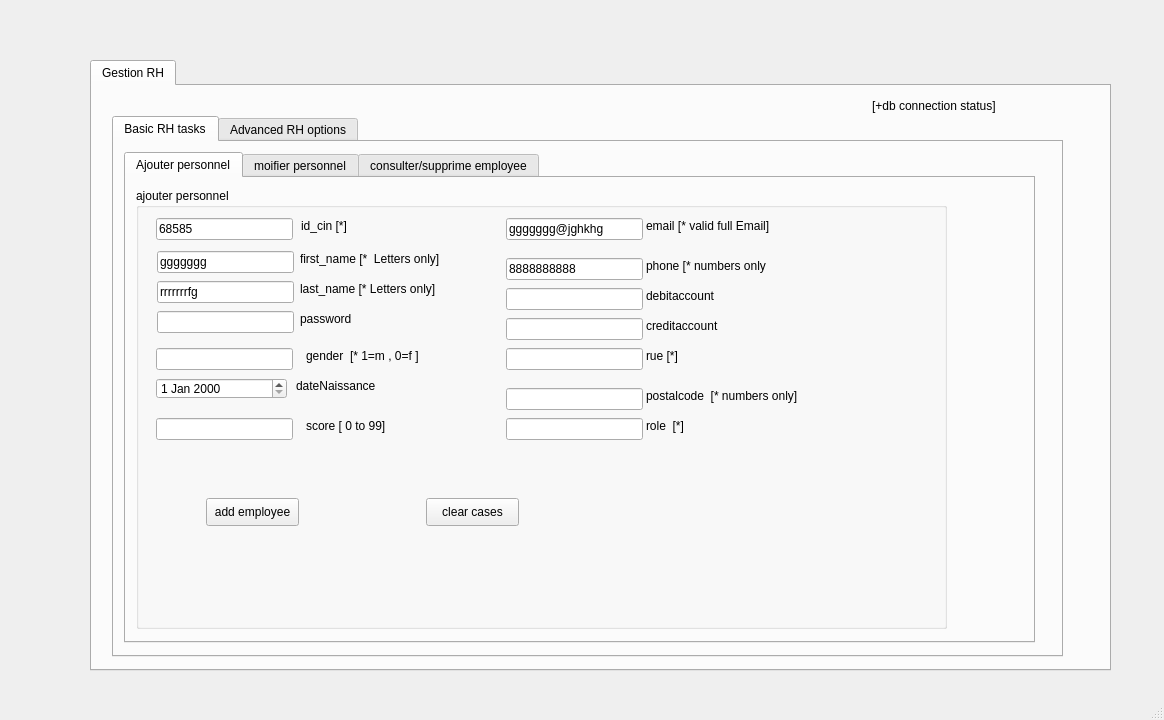
<?xml version="1.0" encoding="UTF-8"?>
<ui version="4.0">
 <class>MainWindow</class>
 <widget class="QMainWindow" name="MainWindow">
  <property name="enabled">
   <bool>true</bool>
  </property>
  <property name="geometry">
   <rect>
    <x>0</x>
    <y>0</y>
    <width>1164</width>
    <height>720</height>
   </rect>
  </property>
  <property name="windowTitle">
   <string>MainWindow</string>
  </property>
  <widget class="QWidget" name="centralwidget">
   <widget class="QTabWidget" name="tabWidget_Gestion_RH">
    <property name="geometry">
     <rect>
      <x>90</x>
      <y>60</y>
      <width>1021</width>
      <height>611</height>
     </rect>
    </property>
    <property name="layoutDirection">
     <enum>Qt::LeftToRight</enum>
    </property>
    <property name="styleSheet">
     <string notr="true"/>
    </property>
    <property name="currentIndex">
     <number>0</number>
    </property>
    <property name="tabBarAutoHide">
     <bool>false</bool>
    </property>
    <widget class="QWidget" name="tabWidgetPage2">
     <attribute name="title">
      <string>Gestion RH</string>
     </attribute>
     <widget class="QTabWidget" name="tabWidget_basic_rh_tasks">
      <property name="geometry">
       <rect>
        <x>20</x>
        <y>30</y>
        <width>951</width>
        <height>541</height>
       </rect>
      </property>
      <property name="autoFillBackground">
       <bool>false</bool>
      </property>
      <property name="currentIndex">
       <number>0</number>
      </property>
      <property name="elideMode">
       <enum>Qt::ElideLeft</enum>
      </property>
      <widget class="QWidget" name="tab_5">
       <attribute name="title">
        <string>Basic RH tasks</string>
       </attribute>
       <widget class="QTabWidget" name="tabWidget_consulter_empl">
        <property name="geometry">
         <rect>
          <x>10</x>
          <y>10</y>
          <width>911</width>
          <height>491</height>
         </rect>
        </property>
        <property name="currentIndex">
         <number>0</number>
        </property>
        <widget class="QWidget" name="tab_ajouter_personnel">
         <attribute name="title">
          <string>Ajouter personnel</string>
         </attribute>
         <widget class="QGroupBox" name="groupBox">
          <property name="geometry">
           <rect>
            <x>10</x>
            <y>10</y>
            <width>811</width>
            <height>441</height>
           </rect>
          </property>
          <property name="title">
           <string>ajouter personnel</string>
          </property>
          <widget class="QLabel" name="label_2">
           <property name="geometry">
            <rect>
             <x>164</x>
             <y>63</y>
             <width>158</width>
             <height>16</height>
            </rect>
           </property>
           <property name="text">
            <string>first_name [*  Letters only]</string>
           </property>
          </widget>
          <widget class="QLabel" name="label_3">
           <property name="geometry">
            <rect>
             <x>164</x>
             <y>93</y>
             <width>151</width>
             <height>16</height>
            </rect>
           </property>
           <property name="text">
            <string>last_name [* Letters only]</string>
           </property>
          </widget>
          <widget class="QLabel" name="label_5">
           <property name="geometry">
            <rect>
             <x>164</x>
             <y>123</y>
             <width>55</width>
             <height>16</height>
            </rect>
           </property>
           <property name="text">
            <string>password</string>
           </property>
          </widget>
          <widget class="QLabel" name="label_4">
           <property name="geometry">
            <rect>
             <x>170</x>
             <y>160</y>
             <width>134</width>
             <height>16</height>
            </rect>
           </property>
           <property name="text">
            <string>gender  [* 1=m , 0=f ]</string>
           </property>
          </widget>
          <widget class="QLineEdit" name="lineEdit_nom">
           <property name="geometry">
            <rect>
             <x>21</x>
             <y>63</y>
             <width>137</width>
             <height>22</height>
            </rect>
           </property>
           <property name="text">
            <string>ggggggg</string>
           </property>
          </widget>
          <widget class="QLabel" name="label_6">
           <property name="geometry">
            <rect>
             <x>510</x>
             <y>30</y>
             <width>139</width>
             <height>16</height>
            </rect>
           </property>
           <property name="text">
            <string>email [* valid full Email]</string>
           </property>
          </widget>
          <widget class="QLineEdit" name="lineEdit_password">
           <property name="geometry">
            <rect>
             <x>21</x>
             <y>123</y>
             <width>137</width>
             <height>22</height>
            </rect>
           </property>
          </widget>
          <widget class="QLineEdit" name="lineEdit_gender">
           <property name="geometry">
            <rect>
             <x>20</x>
             <y>160</y>
             <width>137</width>
             <height>22</height>
            </rect>
           </property>
           <property name="text">
            <string/>
           </property>
          </widget>
          <widget class="QLineEdit" name="lineEdit_prenom">
           <property name="geometry">
            <rect>
             <x>21</x>
             <y>93</y>
             <width>137</width>
             <height>22</height>
            </rect>
           </property>
           <property name="text">
            <string>rrrrrrrfg</string>
           </property>
          </widget>
          <widget class="QLineEdit" name="lineEdit_email">
           <property name="geometry">
            <rect>
             <x>370</x>
             <y>30</y>
             <width>137</width>
             <height>22</height>
            </rect>
           </property>
           <property name="text">
            <string>ggggggg@jghkhg</string>
           </property>
          </widget>
          <widget class="QPushButton" name="pushButton_add_employee">
           <property name="geometry">
            <rect>
             <x>70</x>
             <y>310</y>
             <width>93</width>
             <height>28</height>
            </rect>
           </property>
           <property name="text">
            <string>add employee</string>
           </property>
          </widget>
          <widget class="QLabel" name="label_9">
           <property name="geometry">
            <rect>
             <x>510</x>
             <y>160</y>
             <width>51</width>
             <height>16</height>
            </rect>
           </property>
           <property name="text">
            <string>rue [*]</string>
           </property>
          </widget>
          <widget class="QLabel" name="label_10">
           <property name="geometry">
            <rect>
             <x>510</x>
             <y>200</y>
             <width>169</width>
             <height>16</height>
            </rect>
           </property>
           <property name="text">
            <string>postalcode  [* numbers only]</string>
           </property>
          </widget>
          <widget class="QLineEdit" name="lineEdit_address">
           <property name="geometry">
            <rect>
             <x>370</x>
             <y>160</y>
             <width>137</width>
             <height>22</height>
            </rect>
           </property>
           <property name="text">
            <string/>
           </property>
          </widget>
          <widget class="QLineEdit" name="lineEdit_postalcode">
           <property name="geometry">
            <rect>
             <x>370</x>
             <y>200</y>
             <width>137</width>
             <height>22</height>
            </rect>
           </property>
           <property name="text">
            <string/>
           </property>
          </widget>
          <widget class="QLabel" name="label_26">
           <property name="geometry">
            <rect>
             <x>510</x>
             <y>230</y>
             <width>47</width>
             <height>16</height>
            </rect>
           </property>
           <property name="text">
            <string>role  [*]</string>
           </property>
          </widget>
          <widget class="QLineEdit" name="lineEdit_role">
           <property name="geometry">
            <rect>
             <x>370</x>
             <y>230</y>
             <width>137</width>
             <height>22</height>
            </rect>
           </property>
           <property name="text">
            <string/>
           </property>
          </widget>
          <widget class="QLineEdit" name="lineEdit_cin">
           <property name="geometry">
            <rect>
             <x>20</x>
             <y>30</y>
             <width>137</width>
             <height>22</height>
            </rect>
           </property>
           <property name="text">
            <string>68585</string>
           </property>
          </widget>
          <widget class="QLabel" name="label">
           <property name="geometry">
            <rect>
             <x>165</x>
             <y>30</y>
             <width>59</width>
             <height>16</height>
            </rect>
           </property>
           <property name="text">
            <string>id_cin [*] </string>
           </property>
          </widget>
          <widget class="QLineEdit" name="lineEdit_debitaccount">
           <property name="geometry">
            <rect>
             <x>370</x>
             <y>100</y>
             <width>137</width>
             <height>22</height>
            </rect>
           </property>
           <property name="text">
            <string/>
           </property>
          </widget>
          <widget class="QLabel" name="label_25">
           <property name="geometry">
            <rect>
             <x>510</x>
             <y>100</y>
             <width>74</width>
             <height>16</height>
            </rect>
           </property>
           <property name="text">
            <string>debitaccount</string>
           </property>
          </widget>
          <widget class="QLabel" name="label_30">
           <property name="geometry">
            <rect>
             <x>510</x>
             <y>130</y>
             <width>77</width>
             <height>16</height>
            </rect>
           </property>
           <property name="text">
            <string>creditaccount</string>
           </property>
          </widget>
          <widget class="QLabel" name="label_31">
           <property name="geometry">
            <rect>
             <x>510</x>
             <y>70</y>
             <width>128</width>
             <height>16</height>
            </rect>
           </property>
           <property name="text">
            <string>phone [* numbers only</string>
           </property>
          </widget>
          <widget class="QLineEdit" name="lineEdit_creditaccount">
           <property name="geometry">
            <rect>
             <x>370</x>
             <y>130</y>
             <width>137</width>
             <height>22</height>
            </rect>
           </property>
          </widget>
          <widget class="QLabel" name="label_32">
           <property name="geometry">
            <rect>
             <x>170</x>
             <y>230</y>
             <width>90</width>
             <height>16</height>
            </rect>
           </property>
           <property name="text">
            <string>score [ 0 to 99]</string>
           </property>
          </widget>
          <widget class="QLineEdit" name="lineEdit_phone">
           <property name="geometry">
            <rect>
             <x>370</x>
             <y>70</y>
             <width>137</width>
             <height>22</height>
            </rect>
           </property>
           <property name="text">
            <string>8888888888</string>
           </property>
          </widget>
          <widget class="QLabel" name="label_33">
           <property name="geometry">
            <rect>
             <x>160</x>
             <y>190</y>
             <width>83</width>
             <height>16</height>
            </rect>
           </property>
           <property name="text">
            <string>dateNaissance</string>
           </property>
          </widget>
          <widget class="QLineEdit" name="lineEdit_scor">
           <property name="geometry">
            <rect>
             <x>20</x>
             <y>230</y>
             <width>137</width>
             <height>22</height>
            </rect>
           </property>
           <property name="text">
            <string/>
           </property>
          </widget>
          <widget class="QDateEdit" name="dateEdit_datenaissance">
           <property name="geometry">
            <rect>
             <x>20</x>
             <y>190</y>
             <width>131</width>
             <height>21</height>
            </rect>
           </property>
          </widget>
          <widget class="QPushButton" name="pushButton_clear_cases_ajouter">
           <property name="geometry">
            <rect>
             <x>290</x>
             <y>310</y>
             <width>93</width>
             <height>28</height>
            </rect>
           </property>
           <property name="text">
            <string>clear cases</string>
           </property>
          </widget>
         </widget>
        </widget>
        <widget class="QWidget" name="tab_modifier_personnel">
         <attribute name="title">
          <string>moifier personnel</string>
         </attribute>
         <widget class="QGroupBox" name="groupBox_4">
          <property name="geometry">
           <rect>
            <x>10</x>
            <y>0</y>
            <width>635</width>
            <height>240</height>
           </rect>
          </property>
          <property name="title">
           <string>modifier employer</string>
          </property>
          <layout class="QGridLayout" name="gridLayout">
           <item row="0" column="3">
            <widget class="QLineEdit" name="lineEdit_email_2"/>
           </item>
           <item row="2" column="1">
            <widget class="QLineEdit" name="lineEdit_scor_2"/>
           </item>
           <item row="0" column="1">
            <widget class="QLineEdit" name="lineEdit_password_2"/>
           </item>
           <item row="2" column="4">
            <widget class="QLabel" name="label_27">
             <property name="text">
              <string>debitaccount</string>
             </property>
            </widget>
           </item>
           <item row="2" column="3">
            <widget class="QLineEdit" name="lineEdit_debitaccount_2">
             <property name="text">
              <string/>
             </property>
            </widget>
           </item>
           <item row="1" column="3">
            <widget class="QLineEdit" name="lineEdit_phone_2"/>
           </item>
           <item row="5" column="1">
            <widget class="QLineEdit" name="lineEdit_role_2">
             <property name="text">
              <string/>
             </property>
            </widget>
           </item>
           <item row="1" column="2">
            <widget class="QLabel" name="label_14">
             <property name="text">
              <string>loginstatuts</string>
             </property>
            </widget>
           </item>
           <item row="0" column="2">
            <widget class="QLabel" name="label_13">
             <property name="text">
              <string>password</string>
             </property>
            </widget>
           </item>
           <item row="1" column="1">
            <widget class="QLineEdit" name="lineEdit_loginstatus_2"/>
           </item>
           <item row="0" column="0" rowspan="3">
            <widget class="QGroupBox" name="groupBox_5">
             <property name="title">
              <string>entrer ID</string>
             </property>
             <layout class="QVBoxLayout" name="verticalLayout">
              <item>
               <widget class="QLineEdit" name="lineEdit_id_search_modifier_field">
                <property name="text">
                 <string>5798597961</string>
                </property>
               </widget>
              </item>
             </layout>
            </widget>
           </item>
           <item row="1" column="4">
            <widget class="QLabel" name="label_36">
             <property name="text">
              <string>phone</string>
             </property>
            </widget>
           </item>
           <item row="0" column="4">
            <widget class="QLabel" name="label_11">
             <property name="text">
              <string>email</string>
             </property>
            </widget>
           </item>
           <item row="2" column="2">
            <widget class="QLabel" name="label_34">
             <property name="text">
              <string>score</string>
             </property>
            </widget>
           </item>
           <item row="5" column="2">
            <widget class="QLabel" name="label_28">
             <property name="text">
              <string>role</string>
             </property>
            </widget>
           </item>
           <item row="4" column="1">
            <widget class="QLineEdit" name="lineEdit_postalcode_2"/>
           </item>
           <item row="4" column="2">
            <widget class="QLabel" name="label_17">
             <property name="text">
              <string>postalcode</string>
             </property>
            </widget>
           </item>
           <item row="4" column="3">
            <widget class="QLineEdit" name="lineEdit_creditaccount_2"/>
           </item>
           <item row="4" column="4">
            <widget class="QLabel" name="label_35">
             <property name="text">
              <string>creditaccount</string>
             </property>
            </widget>
           </item>
           <item row="5" column="3">
            <widget class="QLineEdit" name="lineEdit_address_2"/>
           </item>
           <item row="5" column="4">
            <widget class="QLabel" name="label_18">
             <property name="text">
              <string>rue</string>
             </property>
            </widget>
           </item>
           <item row="4" column="0">
            <widget class="QPushButton" name="pushButton_clear_cases_ajouter_2">
             <property name="text">
              <string>clear cases</string>
             </property>
            </widget>
           </item>
           <item row="5" column="0">
            <widget class="QPushButton" name="pushButton_update_employee">
             <property name="text">
              <string>update content</string>
             </property>
            </widget>
           </item>
          </layout>
         </widget>
        </widget>
        <widget class="QWidget" name="tab_consulter_employee">
         <attribute name="title">
          <string>consulter/supprime employee</string>
         </attribute>
         <widget class="QTableView" name="tableView_afficher_ts">
          <property name="geometry">
           <rect>
            <x>205</x>
            <y>91</y>
            <width>691</width>
            <height>361</height>
           </rect>
          </property>
         </widget>
         <widget class="QGroupBox" name="groupBox_11">
          <property name="geometry">
           <rect>
            <x>10</x>
            <y>10</y>
            <width>881</width>
            <height>71</height>
           </rect>
          </property>
          <property name="title">
           <string>information about employee database</string>
          </property>
          <widget class="QLabel" name="label_existing_status_to_delete">
           <property name="geometry">
            <rect>
             <x>20</x>
             <y>30</y>
             <width>254</width>
             <height>21</height>
            </rect>
           </property>
           <property name="font">
            <font>
             <pointsize>10</pointsize>
            </font>
           </property>
           <property name="text">
            <string>[+employees stored count =      ]</string>
           </property>
          </widget>
         </widget>
         <widget class="QGroupBox" name="groupBox_2">
          <property name="geometry">
           <rect>
            <x>10</x>
            <y>150</y>
            <width>181</width>
            <height>171</height>
           </rect>
          </property>
          <property name="font">
           <font>
            <pointsize>9</pointsize>
           </font>
          </property>
          <property name="title">
           <string>supprimer employee</string>
          </property>
          <widget class="QGroupBox" name="groupBox_12">
           <property name="geometry">
            <rect>
             <x>10</x>
             <y>30</y>
             <width>151</width>
             <height>111</height>
            </rect>
           </property>
           <property name="title">
            <string>Entrer ID</string>
           </property>
           <widget class="QLineEdit" name="lineEdit_id_supprimer_search">
            <property name="geometry">
             <rect>
              <x>10</x>
              <y>20</y>
              <width>113</width>
              <height>22</height>
             </rect>
            </property>
            <property name="text">
             <string/>
            </property>
           </widget>
           <widget class="QPushButton" name="pushButton_supprimer_choix">
            <property name="geometry">
             <rect>
              <x>10</x>
              <y>50</y>
              <width>121</width>
              <height>41</height>
             </rect>
            </property>
            <property name="text">
             <string>supprimer choix</string>
            </property>
           </widget>
          </widget>
         </widget>
        </widget>
       </widget>
      </widget>
      <widget class="QWidget" name="tab_6">
       <attribute name="title">
        <string>Advanced RH options</string>
       </attribute>
       <widget class="QPushButton" name="pushButton_5">
        <property name="geometry">
         <rect>
          <x>40</x>
          <y>20</y>
          <width>321</width>
          <height>51</height>
         </rect>
        </property>
        <property name="font">
         <font>
          <pointsize>10</pointsize>
         </font>
        </property>
        <property name="styleSheet">
         <string notr="true">background-color: qlineargradient(spread:pad, x1:0, y1:0, x2:1, y2:0, stop:0 rgba(255, 178, 102, 255), stop:0.55 rgba(235, 148, 61, 255), stop:0.98 rgba(0, 0, 0, 255), stop:1 rgba(0, 0, 0, 0));</string>
        </property>
        <property name="text">
         <string>Email diffuser</string>
        </property>
       </widget>
       <widget class="QPushButton" name="pushButton_6">
        <property name="geometry">
         <rect>
          <x>40</x>
          <y>90</y>
          <width>321</width>
          <height>51</height>
         </rect>
        </property>
        <property name="font">
         <font>
          <pointsize>10</pointsize>
         </font>
        </property>
        <property name="styleSheet">
         <string notr="true">background-color: qlineargradient(spread:pad, x1:0, y1:0, x2:1, y2:0, stop:0 rgba(255, 178, 102, 255), stop:0.55 rgba(235, 148, 61, 255), stop:0.98 rgba(0, 0, 0, 255), stop:1 rgba(0, 0, 0, 0));</string>
        </property>
        <property name="text">
         <string>caluculer salaire</string>
        </property>
       </widget>
       <widget class="QPushButton" name="pushButton_7">
        <property name="geometry">
         <rect>
          <x>40</x>
          <y>230</y>
          <width>321</width>
          <height>41</height>
         </rect>
        </property>
        <property name="font">
         <font>
          <pointsize>10</pointsize>
         </font>
        </property>
        <property name="styleSheet">
         <string notr="true">background-color: qlineargradient(spread:pad, x1:0, y1:0, x2:1, y2:0, stop:0 rgba(255, 178, 102, 255), stop:0.55 rgba(235, 148, 61, 255), stop:0.98 rgba(0, 0, 0, 255), stop:1 rgba(0, 0, 0, 0));</string>
        </property>
        <property name="text">
         <string>personnel statistic</string>
        </property>
       </widget>
       <widget class="QPushButton" name="pushButton_8">
        <property name="geometry">
         <rect>
          <x>40</x>
          <y>160</y>
          <width>321</width>
          <height>51</height>
         </rect>
        </property>
        <property name="font">
         <font>
          <pointsize>10</pointsize>
         </font>
        </property>
        <property name="styleSheet">
         <string notr="true">background-color: qlineargradient(spread:pad, x1:0, y1:0, x2:1, y2:0, stop:0 rgba(255, 178, 102, 255), stop:0.55 rgba(235, 148, 61, 255), stop:0.98 rgba(0, 0, 0, 255), stop:1 rgba(0, 0, 0, 0));</string>
        </property>
        <property name="text">
         <string>trier personnel</string>
        </property>
       </widget>
      </widget>
     </widget>
     <widget class="QLabel" name="label_main_databaseb_status">
      <property name="geometry">
       <rect>
        <x>780</x>
        <y>10</y>
        <width>191</width>
        <height>20</height>
       </rect>
      </property>
      <property name="text">
       <string>[+db connection status]</string>
      </property>
     </widget>
    </widget>
   </widget>
  </widget>
  <widget class="QMenuBar" name="menubar">
   <property name="geometry">
    <rect>
     <x>0</x>
     <y>0</y>
     <width>1164</width>
     <height>26</height>
    </rect>
   </property>
  </widget>
  <widget class="QStatusBar" name="statusbar"/>
 </widget>
 <resources/>
 <connections/>
</ui>
